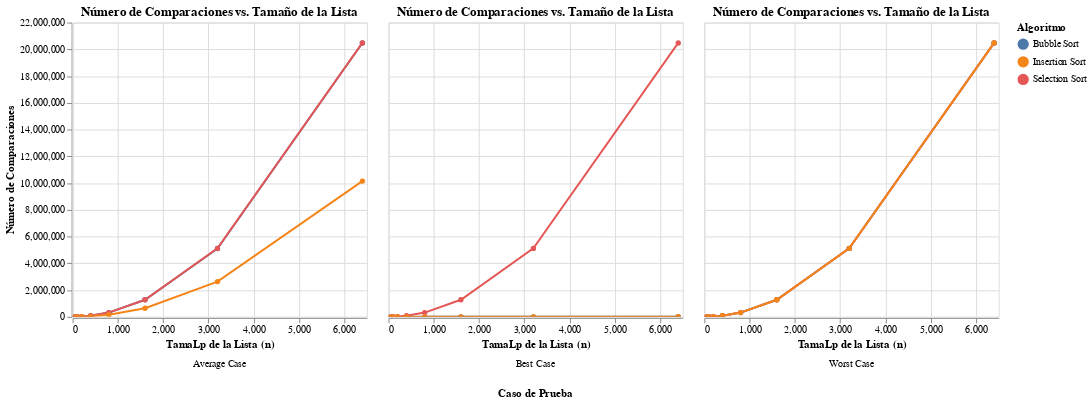

This figure's notebook cell:
### Markdown cell above
## 3. Gráfica: Comparaciones vs. Tamaño (n)

Comparamos cuántas comparaciones (`if a < b`) realizó cada algoritmo. Este es un indicador clave de la complejidad teórica.

### Code cell
# Solo ejecutar si el DataFrame no está vacío
if not df.empty:
    chart_comparisons = alt.Chart(df).mark_line(point=True).encode(
        x=alt.X('Size (n)', title='TamaLp de la Lista (n)'),
        y=alt.Y('Comparisons', title='Número de Comparaciones'),
        color=alt.Color('Algorithm', title='Algoritmo'),
        tooltip=['Algorithm', 'Case', 'Size (n)', 'Time (ms)', 'Comparisons', 'Movements']
    ).properties(
        title='Número de Comparaciones vs. Tamaño de la Lista'
    ).facet(
        column=alt.Column('Case', title='Caso de Prueba', header=alt.Header(titleOrient="bottom", labelOrient="bottom"))
    ).interactive()

    display(chart_comparisons)
else:
    print("No se pueden generar gráficos porque no se cargaron datos.")

### Figure 1 — Vega-Lite specification as saved in the notebook (floating-point values rounded to 4 significant figures)
{"config": {"view": {"continuousWidth": 300, "continuousHeight": 300}}, "data": {"name": "data-7d57a55faa9831a9f3d1bd7a11433e33"}, "facet": {"column": {"field": "Case", "header": {"labelOrient": "bottom", "titleOrient": "bottom"}, "title": "Caso de Prueba", "type": "nominal"}}, "spec": {"mark": {"type": "line", "point": true}, "encoding": {"color": {"field": "Algorithm", "title": "Algoritmo", "type": "nominal"}, "tooltip": [{"field": "Algorithm", "type": "nominal"}, {"field": "Case", "type": "nominal"}, {"field": "Size (n)", "type": "quantitative"}, {"field": "Time (ms)", "type": "quantitative"}, {"field": "Comparisons", "type": "quantitative"}, {"field": "Movements", "type": "quantitative"}], "x": {"field": "Size (n)", "title": "TamaLp de la Lista (n)", "type": "quantitative"}, "y": {"field": "Comparisons", "title": "Número de Comparaciones", "type": "quantitative"}}, "name": "view_2", "title": "Número de Comparaciones vs. Tamaño de la Lista"}, "params": [{"name": "param_2", "select": {"type": "interval", "encodings": ["x", "y"]}, "bind": "scales", "views": ["view_2"]}], "$schema": "https://vega.github.io/schema/vega-lite/v5.8.0.json", "datasets": {"data-7d57a55faa9831a9f3d1bd7a11433e33": [{"Algorithm": "Bubble Sort", "Case": "Average Case", "Size (n)": 50, "Comparisons": 1215, "Movements": 741, "Time (ms)": 0.0}, {"Algorithm": "Selection Sort", "Case": "Average Case", "Size (n)": 50, "Comparisons": 1225, "Movements": 47, "Time (ms)": 0.0}, {"Algorithm": "Insertion Sort", "Case": "Average Case", "Size (n)": 50, "Comparisons": 787, "Movements": 741, "Time (ms)": 0.0}, {"Algorithm": "Bubble Sort", "Case": "Average Case", "Size (n)": 100, "Comparisons": 4929, "Movements": 2703, "Time (ms)": 1.0}, {"Algorithm": "Selection Sort", "Case": "Average Case", "Size (n)": 100, "Comparisons": 4950, "Movements": 97, "Time (ms)": 0.0}, {"Algorithm": "Insertion Sort", "Case": "Average Case", "Size (n)": 100, "Comparisons": 2801, "Movements": 2703, "Time (ms)": 1.002}, {"Algorithm": "Bubble Sort", "Case": "Average Case", "Size (n)": 200, "Comparisons": 19647, "Movements": 10483, "Time (ms)": 4.0}, {"Algorithm": "Selection Sort", "Case": "Average Case", "Size (n)": 200, "Comparisons": 19900, "Movements": 193, "Time (ms)": 3.0}, {"Algorithm": "Insertion Sort", "Case": "Average Case", "Size (n)": 200, "Comparisons": 10680, "Movements": 10483, "Time (ms)": 5.105}, {"Algorithm": "Bubble Sort", "Case": "Average Case", "Size (n)": 400, "Comparisons": 79647, "Movements": 39787, "Time (ms)": 18.68}, {"Algorithm": "Selection Sort", "Case": "Average Case", "Size (n)": 400, "Comparisons": 79800, "Movements": 395, "Time (ms)": 10.0}, {"Algorithm": "Insertion Sort", "Case": "Average Case", "Size (n)": 400, "Comparisons": 40184, "Movements": 39787, "Time (ms)": 10.26}, {"Algorithm": "Bubble Sort", "Case": "Average Case", "Size (n)": 800, "Comparisons": 319429, "Movements": 159613, "Time (ms)": 83.78}, {"Algorithm": "Selection Sort", "Case": "Average Case", "Size (n)": 800, "Comparisons": 319600, "Movements": 791, "Time (ms)": 43.17}, {"Algorithm": "Insertion Sort", "Case": "Average Case", "Size (n)": 800, "Comparisons": 160406, "Movements": 159613, "Time (ms)": 42.81}, {"Algorithm": "Bubble Sort", "Case": "Average Case", "Size (n)": 1600, "Comparisons": 1279109, "Movements": 644938, "Time (ms)": 380.9}, {"Algorithm": "Selection Sort", "Case": "Average Case", "Size (n)": 1600, "Comparisons": 1279200, "Movements": 1594, "Time (ms)": 186.1}, {"Algorithm": "Insertion Sort", "Case": "Average Case", "Size (n)": 1600, "Comparisons": 646534, "Movements": 644938, "Time (ms)": 194.0}, {"Algorithm": "Bubble Sort", "Case": "Average Case", "Size (n)": 3200, "Comparisons": 5112405, "Movements": 2634569, "Time (ms)": 1594.0}, {"Algorithm": "Selection Sort", "Case": "Average Case", "Size (n)": 3200, "Comparisons": 5118400, "Movements": 3193, "Time (ms)": 746.5}, {"Algorithm": "Insertion Sort", "Case": "Average Case", "Size (n)": 3200, "Comparisons": 2637759, "Movements": 2634569, "Time (ms)": 726.7}, {"Algorithm": "Bubble Sort", "Case": "Average Case", "Size (n)": 6400, "Comparisons": 20471547, "Movements": 10143028, "Time (ms)": 6070.0}, {"Algorithm": "Selection Sort", "Case": "Average Case", "Size (n)": 6400, "Comparisons": 20476800, "Movements": 6388, "Time (ms)": 2967.0}, {"Algorithm": "Insertion Sort", "Case": "Average Case", "Size (n)": 6400, "Comparisons": 10149421, "Movements": 10143028, "Time (ms)": 2831.0}, {"Algorithm": "Bubble Sort", "Case": "Best Case", "Size (n)": 50, "Comparisons": 49, "Movements": 0, "Time (ms)": 1.003}, {"Algorithm": "Selection Sort", "Case": "Best Case", "Size (n)": 50, "Comparisons": 1225, "Movements": 0, "Time (ms)": 0.0}, {"Algorithm": "Insertion Sort", "Case": "Best Case", "Size (n)": 50, "Comparisons": 49, "Movements": 0, "Time (ms)": 0.0}, {"Algorithm": "Bubble Sort", "Case": "Best Case", "Size (n)": 100, "Comparisons": 99, "Movements": 0, "Time (ms)": 0.0}, {"Algorithm": "Selection Sort", "Case": "Best Case", "Size (n)": 100, "Comparisons": 4950, "Movements": 0, "Time (ms)": 0.6082}, {"Algorithm": "Insertion Sort", "Case": "Best Case", "Size (n)": 100, "Comparisons": 99, "Movements": 0, "Time (ms)": 0.0}, {"Algorithm": "Bubble Sort", "Case": "Best Case", "Size (n)": 200, "Comparisons": 199, "Movements": 0, "Time (ms)": 0.0}, {"Algorithm": "Selection Sort", "Case": "Best Case", "Size (n)": 200, "Comparisons": 19900, "Movements": 0, "Time (ms)": 2.007}, {"Algorithm": "Insertion Sort", "Case": "Best Case", "Size (n)": 200, "Comparisons": 199, "Movements": 0, "Time (ms)": 0.0}, {"Algorithm": "Bubble Sort", "Case": "Best Case", "Size (n)": 400, "Comparisons": 399, "Movements": 0, "Time (ms)": 0.0}, {"Algorithm": "Selection Sort", "Case": "Best Case", "Size (n)": 400, "Comparisons": 79800, "Movements": 0, "Time (ms)": 11.0}, {"Algorithm": "Insertion Sort", "Case": "Best Case", "Size (n)": 400, "Comparisons": 399, "Movements": 0, "Time (ms)": 0.0}, {"Algorithm": "Bubble Sort", "Case": "Best Case", "Size (n)": 800, "Comparisons": 799, "Movements": 0, "Time (ms)": 1.05}, {"Algorithm": "Selection Sort", "Case": "Best Case", "Size (n)": 800, "Comparisons": 319600, "Movements": 0, "Time (ms)": 50.84}, {"Algorithm": "Insertion Sort", "Case": "Best Case", "Size (n)": 800, "Comparisons": 799, "Movements": 0, "Time (ms)": 0.0}, {"Algorithm": "Bubble Sort", "Case": "Best Case", "Size (n)": 1600, "Comparisons": 1599, "Movements": 0, "Time (ms)": 1.002}, {"Algorithm": "Selection Sort", "Case": "Best Case", "Size (n)": 1600, "Comparisons": 1279200, "Movements": 0, "Time (ms)": 192.3}, {"Algorithm": "Insertion Sort", "Case": "Best Case", "Size (n)": 1600, "Comparisons": 1599, "Movements": 0, "Time (ms)": 1.002}, {"Algorithm": "Bubble Sort", "Case": "Best Case", "Size (n)": 3200, "Comparisons": 3199, "Movements": 0, "Time (ms)": 0.9983}, {"Algorithm": "Selection Sort", "Case": "Best Case", "Size (n)": 3200, "Comparisons": 5118400, "Movements": 0, "Time (ms)": 789.6}, {"Algorithm": "Insertion Sort", "Case": "Best Case", "Size (n)": 3200, "Comparisons": 3199, "Movements": 0, "Time (ms)": 1.003}, {"Algorithm": "Bubble Sort", "Case": "Best Case", "Size (n)": 6400, "Comparisons": 6399, "Movements": 0, "Time (ms)": 0.9973}, {"Algorithm": "Selection Sort", "Case": "Best Case", "Size (n)": 6400, "Comparisons": 20476800, "Movements": 0, "Time (ms)": 3028.0}, {"Algorithm": "Insertion Sort", "Case": "Best Case", "Size (n)": 6400, "Comparisons": 6399, "Movements": 0, "Time (ms)": 1.133}, {"Algorithm": "Bubble Sort", "Case": "Worst Case", "Size (n)": 50, "Comparisons": 1225, "Movements": 1225, "Time (ms)": 0.2179}, {"Algorithm": "Selection Sort", "Case": "Worst Case", "Size (n)": 50, "Comparisons": 1225, "Movements": 25, "Time (ms)": 0.0}, {"Algorithm": "Insertion Sort", "Case": "Worst Case", "Size (n)": 50, "Comparisons": 1225, "Movements": 1225, "Time (ms)": 0.0}, {"Algorithm": "Bubble Sort", "Case": "Worst Case", "Size (n)": 100, "Comparisons": 4950, "Movements": 4950, "Time (ms)": 2.006}, {"Algorithm": "Selection Sort", "Case": "Worst Case", "Size (n)": 100, "Comparisons": 4950, "Movements": 50, "Time (ms)": 1.002}, {"Algorithm": "Insertion Sort", "Case": "Worst Case", "Size (n)": 100, "Comparisons": 4950, "Movements": 4950, "Time (ms)": 1.996}, {"Algorithm": "Bubble Sort", "Case": "Worst Case", "Size (n)": 200, "Comparisons": 19900, "Movements": 19900, "Time (ms)": 6.996}, {"Algorithm": "Selection Sort", "Case": "Worst Case", "Size (n)": 200, "Comparisons": 19900, "Movements": 100, "Time (ms)": 3.149}, {"Algorithm": "Insertion Sort", "Case": "Worst Case", "Size (n)": 200, "Comparisons": 19900, "Movements": 19900, "Time (ms)": 7.08}, {"Algorithm": "Bubble Sort", "Case": "Worst Case", "Size (n)": 400, "Comparisons": 79800, "Movements": 79800, "Time (ms)": 32.41}, {"Algorithm": "Selection Sort", "Case": "Worst Case", "Size (n)": 400, "Comparisons": 79800, "Movements": 200, "Time (ms)": 10.17}, {"Algorithm": "Insertion Sort", "Case": "Worst Case", "Size (n)": 400, "Comparisons": 79800, "Movements": 79800, "Time (ms)": 22.04}, {"Algorithm": "Bubble Sort", "Case": "Worst Case", "Size (n)": 800, "Comparisons": 319600, "Movements": 319600, "Time (ms)": 128.4}, {"Algorithm": "Selection Sort", "Case": "Worst Case", "Size (n)": 800, "Comparisons": 319600, "Movements": 400, "Time (ms)": 48.74}, {"Algorithm": "Insertion Sort", "Case": "Worst Case", "Size (n)": 800, "Comparisons": 319600, "Movements": 319600, "Time (ms)": 92.59}, {"Algorithm": "Bubble Sort", "Case": "Worst Case", "Size (n)": 1600, "Comparisons": 1279200, "Movements": 1279200, "Time (ms)": 505.7}, {"Algorithm": "Selection Sort", "Case": "Worst Case", "Size (n)": 1600, "Comparisons": 1279200, "Movements": 800, "Time (ms)": 181.0}, {"Algorithm": "Insertion Sort", "Case": "Worst Case", "Size (n)": 1600, "Comparisons": 1279200, "Movements": 1279200, "Time (ms)": 347.4}, {"Algorithm": "Bubble Sort", "Case": "Worst Case", "Size (n)": 3200, "Comparisons": 5118400, "Movements": 5118400, "Time (ms)": 2001.0}, {"Algorithm": "Selection Sort", "Case": "Worst Case", "Size (n)": 3200, "Comparisons": 5118400, "Movements": 1600, "Time (ms)": 740.0}, {"Algorithm": "Insertion Sort", "Case": "Worst Case", "Size (n)": 3200, "Comparisons": 5118400, "Movements": 5118400, "Time (ms)": 1445.0}, {"Algorithm": "Bubble Sort", "Case": "Worst Case", "Size (n)": 6400, "Comparisons": 20476800, "Movements": 20476800, "Time (ms)": 8232.0}, {"Algorithm": "Selection Sort", "Case": "Worst Case", "Size (n)": 6400, "Comparisons": 20476800, "Movements": 3200, "Time (ms)": 2992.0}, {"Algorithm": "Insertion Sort", "Case": "Worst Case", "Size (n)": 6400, "Comparisons": 20476800, "Movements": 20476800, "Time (ms)": 5679.0}]}}
